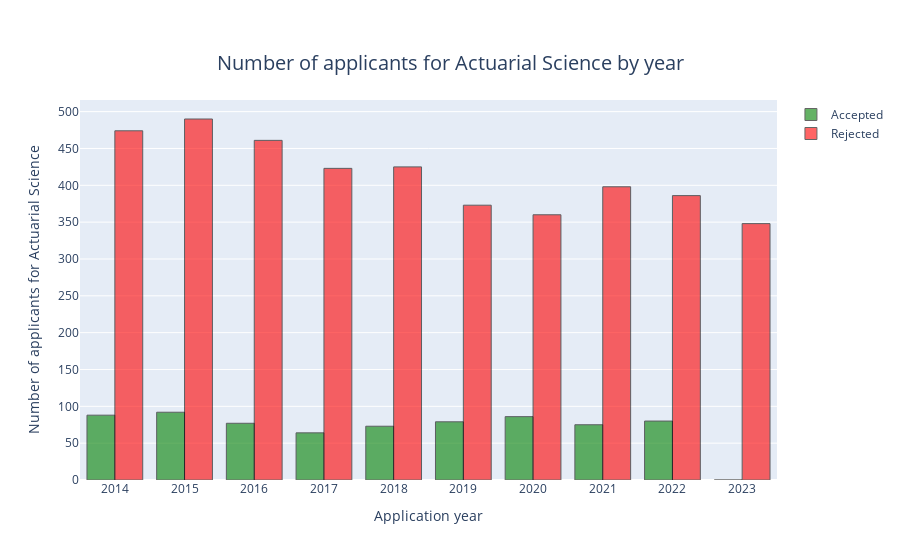

The notebook cell saved with this chart:
### Code cell
fig = go.Figure()

fig.add_trace(go.Bar(x=tailored_df_MSB_AS['Year'], y=tailored_df_MSB_AS['Accepted for Actuarial Science'], name='Accepted', marker_color = 'green'))
fig.add_trace(go.Bar(x=tailored_df_MSB_AS['Year'], y=tailored_df_MSB_AS['Rejected for Actuarial Science'], name='Rejected', marker_color = 'red'))
fig.update_xaxes(title_text='Application year', tickvals = np.arange(2014,2024,1))
fig.update_yaxes(title_text='Number of applicants for Actuarial Science', tickvals = np.arange(0,700,50))

fig.update_layout(title_text='Number of applicants for Actuarial Science by year', title_x = 0.5, title_y = 0.9, title_font=dict(size=20))

fig.update_traces(marker_line_color='black', marker_line_width=1, opacity=0.6)

### Figure 1 — Plotly figure (JSON) as saved in the notebook; plotly's stock layout.template omitted (floating-point values rounded to 4 significant figures)
{"data": [{"marker": {"color": "green", "line": {"color": "black", "width": 1}}, "name": "Accepted", "opacity": 0.6, "type": "bar", "x": [2014, 2015, 2016, 2017, 2018, 2019, 2020, 2021, 2022, 2023], "y": [88, 92, 77, 64, 73, 79, 86, 75, 80, 0]}, {"marker": {"color": "red", "line": {"color": "black", "width": 1}}, "name": "Rejected", "opacity": 0.6, "type": "bar", "x": [2014, 2015, 2016, 2017, 2018, 2019, 2020, 2021, 2022, 2023], "y": [474, 490, 461, 423, 425, 373, 360, 398, 386, 348]}], "layout": {"title": {"font": {"size": 20}, "text": "Number of applicants for Actuarial Science by year", "x": 0.5, "y": 0.9}, "xaxis": {"tickvals": [2014, 2015, 2016, 2017, 2018, 2019, 2020, 2021, 2022, 2023], "title": {"text": "Application year"}}, "yaxis": {"tickvals": [0, 50, 100, 150, 200, 250, 300, 350, 400, 450, 500, 550, 600, 650], "title": {"text": "Number of applicants for Actuarial Science"}}}}
